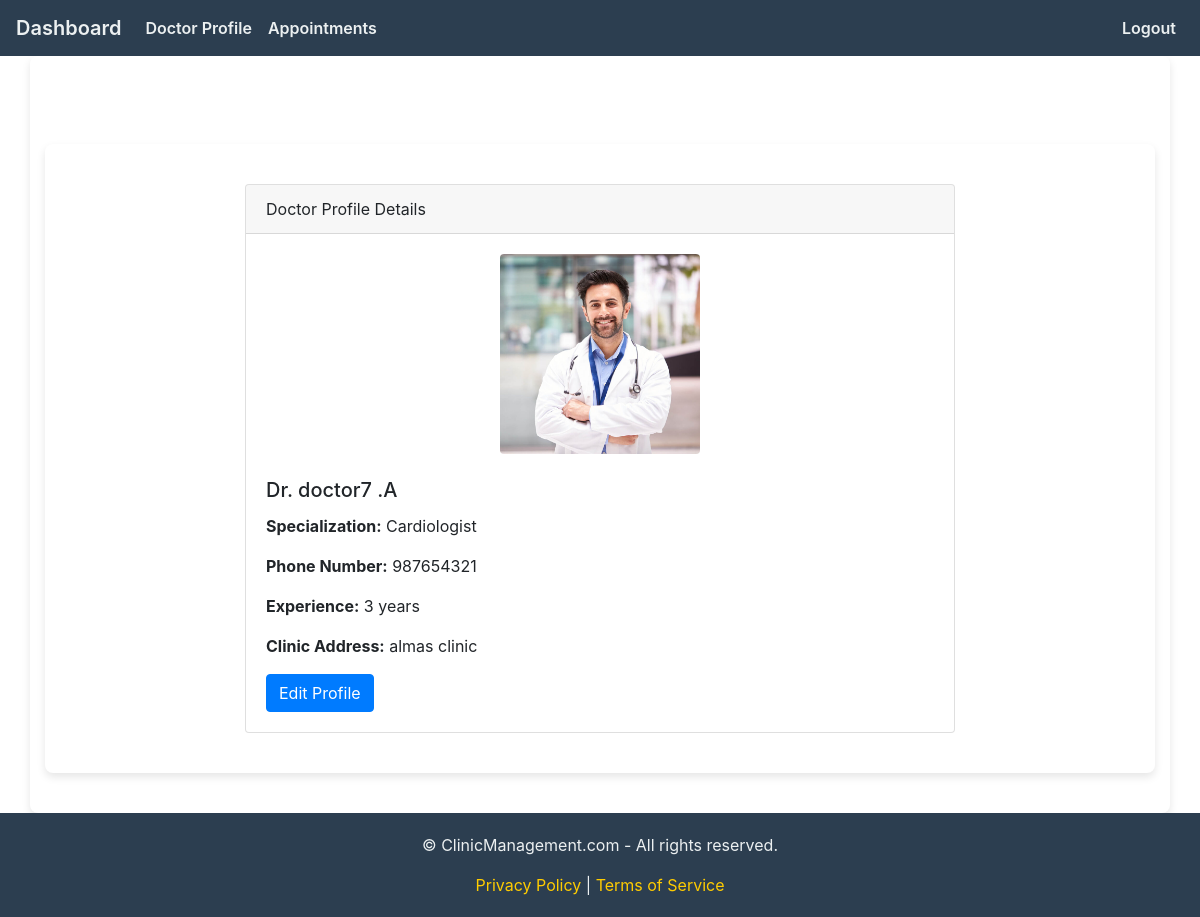
The app's page /doctor/15/ (signed in) with its own data.
### clinic_mgt_app/models.py (models this page shows, shortened)
class Doctor(models.Model):
    SPECIALIZATION_CHOICES = [
        ('General Practitioner', 'General Practitioner'),
        ('Cardiologist', 'Cardiologist'),
        ('Dermatologist', 'Dermatologist'),
        ('Neurologist', 'Neurologist'),
        ('Orthopedic', 'Orthopedic'),
        ('Pediatrician', 'Pediatrician'),
        ('Psychiatrist', 'Psychiatrist'),
        ('Radiologist', 'Radiologist')
    ]
    doctor_user = models.ForeignKey(CustomUser,on_delete=models.CASCADE, null=True)
    first_name = models.CharField(max_length=100)
    last_name = models.CharField(max_length=100)
    specialization = models.CharField(max_length=100,choices=SPECIALIZATION_CHOICES)
    phone_number = models.CharField(max_length=15)
    image = models.ImageField(upload_to='image/',null=True)
    experience = models.PositiveIntegerField(help_text="Years of experience")
    clinic_address = models.TextField()
    created_at = models.DateTimeField(auto_now_add=True)
    updated_at = models.DateTimeField(auto_now=True)
    is_doctor = models.BooleanField(default=True)

### clinic_mgt_app/views.py (the view)
# urls.py: path('doctor/<int:pk>/', views.doctor_detail, name='doctor_detail'),
@login_required
def doctor_detail(request, pk):
    doctor = get_object_or_404(Doctor, pk=pk)
    return render(request, 'doctor_detail.html', {'doctor': doctor})

### clinic_mgt_app/templates/doctor_detail.html (shortened to what this page needs)
{% extends 'doctor_base.html' %}
{% block content %}
<!DOCTYPE html>
<html lang="en">
<head>
    <link rel="stylesheet" href="https://cdn.jsdelivr.net/npm/bootstrap@4.0.0/dist/css/bootstrap.min.css">
</head>
<body>
    <div class="container mt-5">
        <div class="row justify-content-center">
            <div class="col-md-8">
                <div class="card">
                    <div class="card-header">
                        Doctor Profile Details
                    </div>
                    <div class="card-body">
                        <div class="text-center mb-4">
                            {% if doctor.image %}
                                <img src="{{ doctor.image.url }}" class="img-fluid rounded" alt="Doctor Profile Picture" style="max-height: 200px;">
                            {% else %}
                                <img src="https://via.placeholder.com/150" class="img-fluid rounded" alt="Default Profile Picture">
                            {% endif %}
                        </div>
                        <h5 class="card-title">Dr. {{ doctor.first_name }} {{ doctor.last_name }}</h5>
                        <p class="card-text"><strong>Specialization:</strong> {{ doctor.specialization }}</p>
                        <p class="card-text"><strong>Phone Number:</strong> {{ doctor.phone_number }}</p>
                        <p class="card-text"><strong>Experience:</strong> {{ doctor.experience }} years</p>
                        <p class="card-text"><strong>Clinic Address:</strong> {{ doctor.clinic_address }}</p>
                        {% if doctor %}
                        <a href="{% url 'doctor_edit' pk=doctor.pk %}" class="btn btn-primary">Edit Profile</a>
                        {% endif %}
                    </div>
                </div>
            </div>
        </div>
    </div>
</body>
</html>
{% endblock content %}

### clinic_mgt_app/templates/doctor_base.html (style rules this page uses)
body { font-family: 'Arial', sans-serif; background-color: #f7f7f7; margin-top: 20px; }
.container { background-color: white; border-radius: 8px; box-shadow: 0 4px 8px rgba(0, 0, 0, 0.1); padding: 40px; }

### records on screen
Doctor: image (picture), first_name "doctor7", last_name ".A", specialization "Cardiologist", phone_number "987654321", experience "3", clinic_address "almas clinic"
